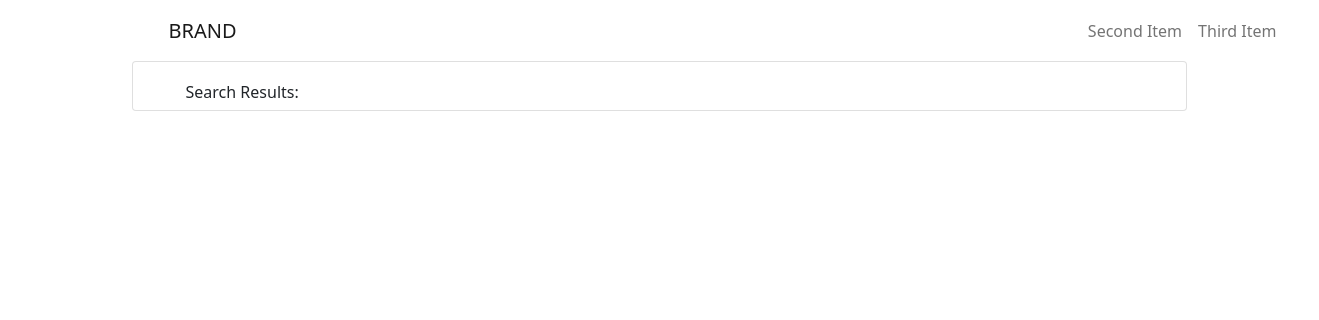
The page /location/search/3/4 on the database as committed earlier.
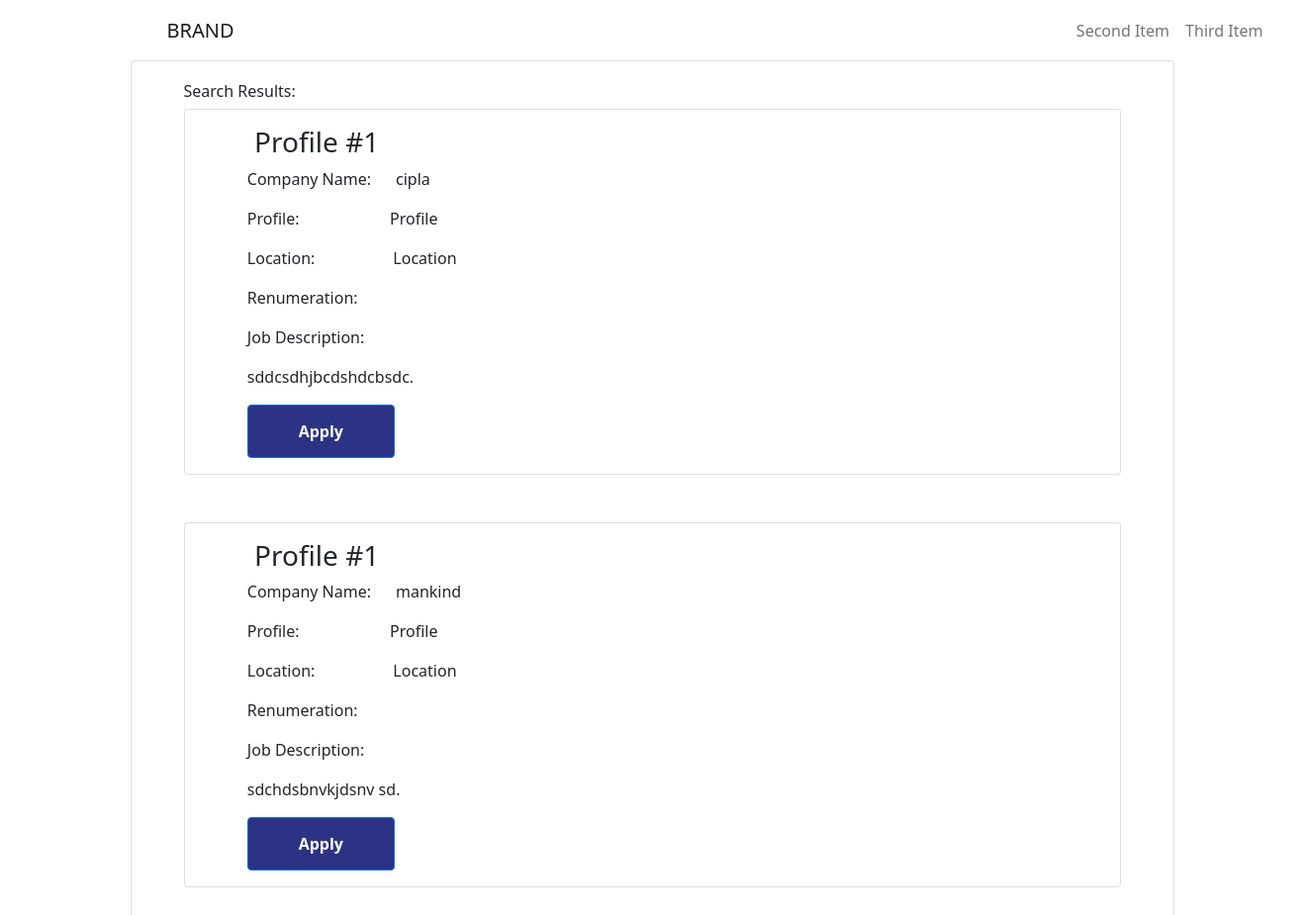
The same page on the database as committed later.
### app1/models.py (models this page shows, shortened)
class JobPost(models.Model):
    job_title = models.ForeignKey(JobTitle, on_delete=models.CASCADE)
    company_name = models.CharField(max_length=255)
    remuneration = models.CharField(max_length=255)
    job_description = models.TextField()
    location = models.ForeignKey(Location, on_delete=models.CASCADE)

### app1/views.py (the view)
# urls.py: path('location/search/<int:title_id>/<int:location_id>', views.job_search, name='search'),
def job_search(request, title_id, location_id):
    j = JobPost.objects.filter(job_title=title_id).values()
    jb = JobPost.objects.values()
    l = Location.objects.filter(id=location_id).values()
    t = JobTitle.objects.filter(id=title_id).values()
    print(title_id)
    print(location_id)
    print(j)
    return render(request, 'app1/search.html', {'location' : l,'job' : j, 'job_title' : t})

### templates/app1/search.html (shortened to what this page needs)
<DOCTYPE html>
    {% extends 'app1/base.html' %}
    {% block body_block %}
    <div class="card" style="margin-right: 10%;margin-left: 10%;">
        <h6 style="margin-right: 0px;padding-right: 0px;padding-left: 5%;margin-top: 2%;">Search Results:</h6>
        {% for i in job %}
        <div class="card" style="margin-right: 5%;margin-left: 5%;margin-top: 0;">
            <div class="card-body" style="margin-right: 5%;margin-left: 5%;">
                <h3>&nbsp;Profile #1</h3>
                <p>Company Name:&nbsp; &nbsp; &nbsp; {{i.company_name}}</p>
                <p>Profile:&nbsp; &nbsp; &nbsp; &nbsp; &nbsp; &nbsp; &nbsp; &nbsp; &nbsp; &nbsp; &nbsp; Profile</p>
                <p>Location:&nbsp; &nbsp; &nbsp; &nbsp; &nbsp; &nbsp; &nbsp; &nbsp; &nbsp; &nbsp;Location</p>
                <p>Renumeration:&nbsp; &nbsp; &nbsp; &nbsp; &nbsp; &nbsp;{{i.renumeration}}</p>
                <p>Job Description:</p>
                <p>{{i.job_description}}.<br></p>
                <a href = "application_form/{{i.id}}">
                <button class="btn btn-primary" type="submit" style="background: #2d3384;width: 149px;height: 54px;font-weight: bold;">Apply</button>
                </a>
            </div>
        </div>
        <br> </br>
        {% endfor %}
    </div>
    {% endblock %}

### templates/app1/base.html (shortened to what this page needs)
<!DOCTYPE html>
{% load static %}
{% load admin_urls %}
<html>
<head>
    <link rel="stylesheet" href="https://cdn.jsdelivr.net/npm/bootstrap@5.1.3/dist/css/bootstrap.min.css">
    <link rel="stylesheet" href="{%static "css\style.css" %}"/>
</head>
<body>
    <header>
        <nav class="navbar navbar-light navbar-expand-md navbar-transparency" style="height: 61px;width: 1189.2px;margin-left: 10%;">
            <div class="container">
                <div><a class="navbar-brand" href="#">BRAND</a></div>
                <div class="collapse navbar-collapse" id="navcol-1">
                    <ul class="navbar-nav ms-auto">
                        <li class="nav-item"><a class="nav-link" href="#">Second Item</a></li>
                        <li class="nav-item"><a class="nav-link" href="#">Third Item</a></li>
                    </ul>
                </div>
            </div>
        </nav>
    </header>
    {% block body_block %}
        {% endblock %}
</body>
</html>

Rows that differ between the two databases and show on the page:
added JobPost: company_name "cipla", job_description "sddcsdhjbcdshdcbsdc"
added JobPost: company_name "mankind", job_description "sdchdsbnvkjdsnv sd"
